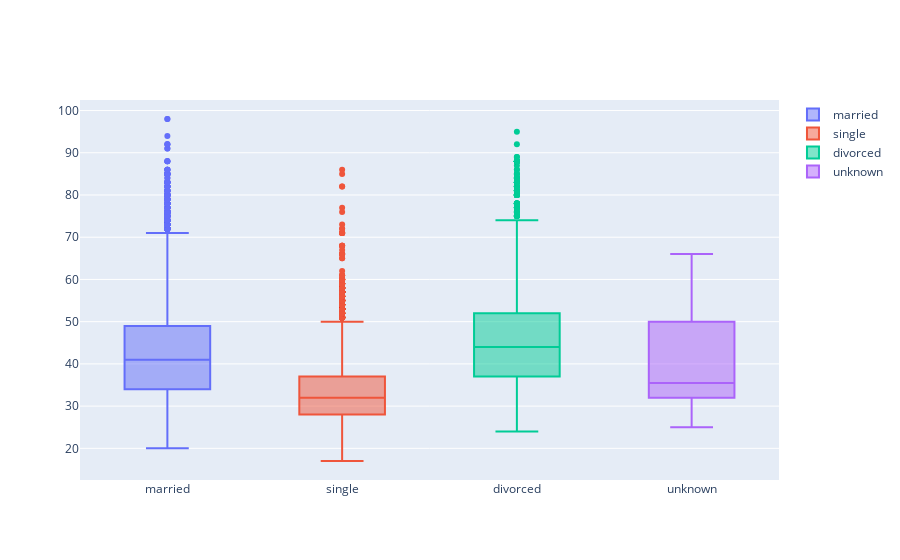

Source (notebook cell):
### Markdown cell above
`plotly` can build the **Box plot**. Consider the differences in the client age depending on the family status.

### Code cell
data = []
for status in df.marital.unique():
    data.append(go.Box(y=df[df.marital == status].age, name=status))
iplot(data, show_link = False)

### Figure 1 — Plotly figure (JSON) as saved in the notebook; plotly's stock layout.template omitted (floating-point values rounded to 4 significant figures; data arrays with more than 128 entries replaced by an {"elided": "..."} marker saying what was removed)
{"data": [{"name": "married", "type": "box", "y": {"elided": "24928 int values"}}, {"name": "single", "type": "box", "y": {"elided": "11568 int values"}}, {"name": "divorced", "type": "box", "y": {"elided": "4612 int values"}}, {"name": "unknown", "type": "box", "y": [58, 59, 57, 33, 32, 57, 37, 31, 32, 31, 50, 32, 37, 33, 33, 54, 37, 53, 58, 32, 33, 58, 52, 55, 45, 45, 34, 31, 31, 54, 49, 55, 41, 29, 29, 29, 36, 36, 49, 49, 50, 29, 35, 50, 49, 40, 50, 50, 33, 56, 38, 25, 25, 27, 34, 34, 38, 46, 45, 34, 34, 34, 34, 35, 35, 52, 30, 52, 29, 32, 37, 33, 27, 66, 66, 31, 31, 30, 30, 30]}], "layout": {}}
